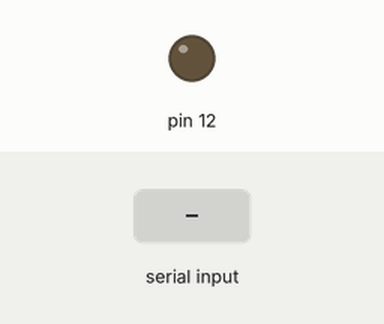
The sketch below on a simulated Arduino Uno, built with avr-gcc and run on an emulated ATmega328P. Parts: output pins drawn as LEDs (lit = HIGH). Dashed ring = blinking. The test bench sets the inputs (shaded band). What the sketch prints to the serial monitor is not drawn.

Above: at 1.2 s.
1.3 s: "90,45\n" received over Serial
At 1.6 s:
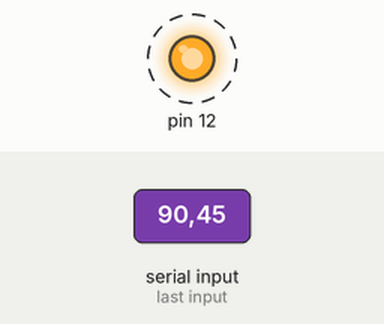
Timing chart, 0 to 10.3 s (numbered marks = the images above; inputs shaded):
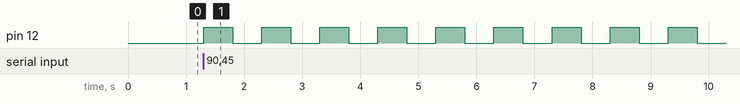

Measured:
- after the input at 1.3 s, pin 12: alternates HIGH for 0.50 s and LOW for 0.50 s, starting at once

The sketch:

Blink1LedBT.ino
```cpp
void setup() {
  Serial.begin(9600);
  pinMode(12, OUTPUT);
}

void loop() {
  while(Serial.available()!= 0){
    }
    int bl;
    Serial.print("Enter the no. of times to blink LED: \n");
    bl = Serial.parseInt();

    for(int i=0; i<bl; i++){
      digitalWrite(12, HIGH);
      delay(500);
      digitalWrite(12, LOW);
      delay(500);
      }


 }
```
